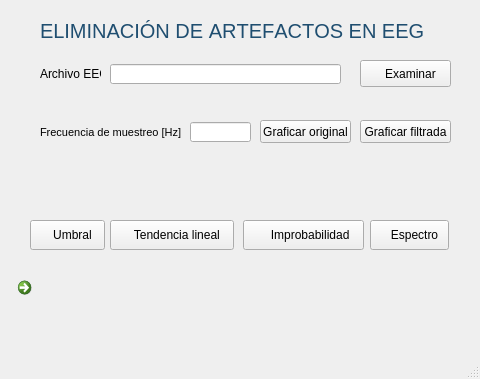
<?xml version="1.0" encoding="UTF-8"?>
<ui version="4.0">
 <class>MainWindow</class>
 <widget class="QMainWindow" name="MainWindow">
  <property name="geometry">
   <rect>
    <x>0</x>
    <y>0</y>
    <width>480</width>
    <height>379</height>
   </rect>
  </property>
  <property name="minimumSize">
   <size>
    <width>480</width>
    <height>379</height>
   </size>
  </property>
  <property name="maximumSize">
   <size>
    <width>480</width>
    <height>379</height>
   </size>
  </property>
  <property name="windowTitle">
   <string>Procesamiento de EEG</string>
  </property>
  <widget class="QWidget" name="centralwidget">
   <widget class="QLabel" name="Titulo">
    <property name="geometry">
     <rect>
      <x>40</x>
      <y>-10</y>
      <width>391</width>
      <height>81</height>
     </rect>
    </property>
    <property name="palette">
     <palette>
      <active>
       <colorrole role="WindowText">
        <brush brushstyle="SolidPattern">
         <color alpha="255">
          <red>31</red>
          <green>78</green>
          <blue>112</blue>
         </color>
        </brush>
       </colorrole>
       <colorrole role="Text">
        <brush brushstyle="SolidPattern">
         <color alpha="255">
          <red>0</red>
          <green>0</green>
          <blue>0</blue>
         </color>
        </brush>
       </colorrole>
      </active>
      <inactive>
       <colorrole role="WindowText">
        <brush brushstyle="SolidPattern">
         <color alpha="255">
          <red>31</red>
          <green>78</green>
          <blue>112</blue>
         </color>
        </brush>
       </colorrole>
       <colorrole role="Text">
        <brush brushstyle="SolidPattern">
         <color alpha="255">
          <red>0</red>
          <green>0</green>
          <blue>0</blue>
         </color>
        </brush>
       </colorrole>
      </inactive>
      <disabled>
       <colorrole role="WindowText">
        <brush brushstyle="SolidPattern">
         <color alpha="255">
          <red>120</red>
          <green>120</green>
          <blue>120</blue>
         </color>
        </brush>
       </colorrole>
       <colorrole role="Text">
        <brush brushstyle="SolidPattern">
         <color alpha="255">
          <red>120</red>
          <green>120</green>
          <blue>120</blue>
         </color>
        </brush>
       </colorrole>
      </disabled>
     </palette>
    </property>
    <property name="font">
     <font>
      <family>SansSerif</family>
      <pointsize>15</pointsize>
      <weight>50</weight>
      <bold>false</bold>
      <kerning>false</kerning>
     </font>
    </property>
    <property name="text">
     <string>ELIMINACIÓN DE ARTEFACTOS EN EEG</string>
    </property>
   </widget>
   <widget class="QPushButton" name="button_file">
    <property name="geometry">
     <rect>
      <x>360</x>
      <y>60</y>
      <width>91</width>
      <height>27</height>
     </rect>
    </property>
    <property name="cursor">
     <cursorShape>PointingHandCursor</cursorShape>
    </property>
    <property name="layoutDirection">
     <enum>Qt::RightToLeft</enum>
    </property>
    <property name="text">
     <string>   Examinar</string>
    </property>
    <property name="icon">
     <iconset>
      <normaloff>folder.png</normaloff>folder.png</iconset>
    </property>
    <property name="iconSize">
     <size>
      <width>20</width>
      <height>20</height>
     </size>
    </property>
   </widget>
   <widget class="QLabel" name="label_background">
    <property name="geometry">
     <rect>
      <x>-500</x>
      <y>-200</y>
      <width>1151</width>
      <height>551</height>
     </rect>
    </property>
    <property name="text">
     <string/>
    </property>
    <property name="pixmap">
     <pixmap>backgroud.png</pixmap>
    </property>
   </widget>
   <widget class="QLabel" name="label_Fs">
    <property name="geometry">
     <rect>
      <x>40</x>
      <y>122</y>
      <width>159</width>
      <height>20</height>
     </rect>
    </property>
    <property name="font">
     <font>
      <pointsize>8</pointsize>
     </font>
    </property>
    <property name="text">
     <string>Frecuencia de muestreo [Hz]</string>
    </property>
   </widget>
   <widget class="QLineEdit" name="in_Fs">
    <property name="geometry">
     <rect>
      <x>190</x>
      <y>122</y>
      <width>61</width>
      <height>20</height>
     </rect>
    </property>
   </widget>
   <widget class="QLabel" name="label_selectMethod">
    <property name="geometry">
     <rect>
      <x>32</x>
      <y>190</y>
      <width>381</width>
      <height>21</height>
     </rect>
    </property>
    <property name="text">
     <string/>
    </property>
   </widget>
   <widget class="QPushButton" name="button_threshold">
    <property name="geometry">
     <rect>
      <x>30</x>
      <y>220</y>
      <width>75</width>
      <height>30</height>
     </rect>
    </property>
    <property name="sizePolicy">
     <sizepolicy hsizetype="Minimum" vsizetype="Maximum">
      <horstretch>0</horstretch>
      <verstretch>0</verstretch>
     </sizepolicy>
    </property>
    <property name="maximumSize">
     <size>
      <width>16777215</width>
      <height>30</height>
     </size>
    </property>
    <property name="cursor">
     <cursorShape>PointingHandCursor</cursorShape>
    </property>
    <property name="layoutDirection">
     <enum>Qt::RightToLeft</enum>
    </property>
    <property name="text">
     <string>   Umbral</string>
    </property>
    <property name="icon">
     <iconset>
      <normaloff>threshold.png</normaloff>threshold.png</iconset>
    </property>
   </widget>
   <widget class="QPushButton" name="button_linear">
    <property name="geometry">
     <rect>
      <x>110</x>
      <y>220</y>
      <width>124</width>
      <height>30</height>
     </rect>
    </property>
    <property name="minimumSize">
     <size>
      <width>0</width>
      <height>24</height>
     </size>
    </property>
    <property name="maximumSize">
     <size>
      <width>16777215</width>
      <height>30</height>
     </size>
    </property>
    <property name="cursor">
     <cursorShape>PointingHandCursor</cursorShape>
    </property>
    <property name="layoutDirection">
     <enum>Qt::RightToLeft</enum>
    </property>
    <property name="text">
     <string>    Tendencia lineal </string>
    </property>
    <property name="icon">
     <iconset>
      <normaloff>linear.png</normaloff>linear.png</iconset>
    </property>
    <property name="iconSize">
     <size>
      <width>19</width>
      <height>19</height>
     </size>
    </property>
   </widget>
   <widget class="QPushButton" name="button_kurtosis">
    <property name="geometry">
     <rect>
      <x>243</x>
      <y>220</y>
      <width>121</width>
      <height>30</height>
     </rect>
    </property>
    <property name="cursor">
     <cursorShape>PointingHandCursor</cursorShape>
    </property>
    <property name="layoutDirection">
     <enum>Qt::RightToLeft</enum>
    </property>
    <property name="text">
     <string>    Improbabilidad</string>
    </property>
    <property name="icon">
     <iconset>
      <normaloff>kurtosis.png</normaloff>kurtosis.png</iconset>
    </property>
    <property name="iconSize">
     <size>
      <width>22</width>
      <height>22</height>
     </size>
    </property>
   </widget>
   <widget class="QPushButton" name="button_spectrum">
    <property name="geometry">
     <rect>
      <x>370</x>
      <y>220</y>
      <width>79</width>
      <height>30</height>
     </rect>
    </property>
    <property name="maximumSize">
     <size>
      <width>16777215</width>
      <height>30</height>
     </size>
    </property>
    <property name="cursor">
     <cursorShape>PointingHandCursor</cursorShape>
    </property>
    <property name="layoutDirection">
     <enum>Qt::RightToLeft</enum>
    </property>
    <property name="inputMethodHints">
     <set>Qt::ImhUrlCharactersOnly</set>
    </property>
    <property name="text">
     <string>   Espectro</string>
    </property>
    <property name="icon">
     <iconset>
      <normaloff>spectrum.png</normaloff>spectrum.png</iconset>
    </property>
   </widget>
   <widget class="QLineEdit" name="field_fileName">
    <property name="geometry">
     <rect>
      <x>110</x>
      <y>64</y>
      <width>231</width>
      <height>20</height>
     </rect>
    </property>
    <property name="font">
     <font>
      <pointsize>7</pointsize>
     </font>
    </property>
    <property name="layoutDirection">
     <enum>Qt::RightToLeft</enum>
    </property>
    <property name="frame">
     <bool>true</bool>
    </property>
    <property name="alignment">
     <set>Qt::AlignLeading|Qt::AlignLeft|Qt::AlignVCenter</set>
    </property>
   </widget>
   <widget class="QLabel" name="label_EEG">
    <property name="geometry">
     <rect>
      <x>40</x>
      <y>64</y>
      <width>61</width>
      <height>20</height>
     </rect>
    </property>
    <property name="text">
     <string>Archivo EEG</string>
    </property>
   </widget>
   <widget class="QPushButton" name="button_graph">
    <property name="geometry">
     <rect>
      <x>260</x>
      <y>120</y>
      <width>91</width>
      <height>23</height>
     </rect>
    </property>
    <property name="cursor">
     <cursorShape>PointingHandCursor</cursorShape>
    </property>
    <property name="text">
     <string>Graficar original</string>
    </property>
   </widget>
   <widget class="QPushButton" name="button_graphfilter">
    <property name="geometry">
     <rect>
      <x>360</x>
      <y>120</y>
      <width>91</width>
      <height>23</height>
     </rect>
    </property>
    <property name="cursor">
     <cursorShape>PointingHandCursor</cursorShape>
    </property>
    <property name="text">
     <string>Graficar filtrada</string>
    </property>
   </widget>
   <widget class="QLabel" name="label_warningFs">
    <property name="geometry">
     <rect>
      <x>39</x>
      <y>140</y>
      <width>211</width>
      <height>16</height>
     </rect>
    </property>
    <property name="palette">
     <palette>
      <active>
       <colorrole role="WindowText">
        <brush brushstyle="SolidPattern">
         <color alpha="255">
          <red>255</red>
          <green>0</green>
          <blue>0</blue>
         </color>
        </brush>
       </colorrole>
      </active>
      <inactive>
       <colorrole role="WindowText">
        <brush brushstyle="SolidPattern">
         <color alpha="255">
          <red>255</red>
          <green>0</green>
          <blue>0</blue>
         </color>
        </brush>
       </colorrole>
      </inactive>
      <disabled>
       <colorrole role="WindowText">
        <brush brushstyle="SolidPattern">
         <color alpha="255">
          <red>120</red>
          <green>120</green>
          <blue>120</blue>
         </color>
        </brush>
       </colorrole>
      </disabled>
     </palette>
    </property>
    <property name="font">
     <font>
      <pointsize>7</pointsize>
     </font>
    </property>
    <property name="text">
     <string/>
    </property>
   </widget>
   <widget class="QCommandLinkButton" name="button_guide">
    <property name="geometry">
     <rect>
      <x>10</x>
      <y>270</y>
      <width>61</width>
      <height>61</height>
     </rect>
    </property>
    <property name="cursor">
     <cursorShape>PointingHandCursor</cursorShape>
    </property>
    <property name="layoutDirection">
     <enum>Qt::RightToLeft</enum>
    </property>
    <property name="autoFillBackground">
     <bool>false</bool>
    </property>
    <property name="text">
     <string/>
    </property>
    <property name="icon">
     <iconset>
      <normaloff>manual.png</normaloff>manual.png</iconset>
    </property>
    <property name="iconSize">
     <size>
      <width>50</width>
      <height>50</height>
     </size>
    </property>
    <property name="checkable">
     <bool>false</bool>
    </property>
   </widget>
   <zorder>label_background</zorder>
   <zorder>Titulo</zorder>
   <zorder>label_selectMethod</zorder>
   <zorder>button_file</zorder>
   <zorder>label_Fs</zorder>
   <zorder>in_Fs</zorder>
   <zorder>button_threshold</zorder>
   <zorder>button_linear</zorder>
   <zorder>button_kurtosis</zorder>
   <zorder>button_spectrum</zorder>
   <zorder>field_fileName</zorder>
   <zorder>label_EEG</zorder>
   <zorder>button_graph</zorder>
   <zorder>button_graphfilter</zorder>
   <zorder>label_warningFs</zorder>
   <zorder>button_guide</zorder>
  </widget>
  <widget class="QMenuBar" name="menubar">
   <property name="geometry">
    <rect>
     <x>0</x>
     <y>0</y>
     <width>480</width>
     <height>21</height>
    </rect>
   </property>
  </widget>
  <widget class="QStatusBar" name="statusbar"/>
 </widget>
 <tabstops>
  <tabstop>field_fileName</tabstop>
  <tabstop>button_file</tabstop>
  <tabstop>in_Fs</tabstop>
  <tabstop>button_graph</tabstop>
  <tabstop>button_graphfilter</tabstop>
  <tabstop>button_threshold</tabstop>
  <tabstop>button_linear</tabstop>
  <tabstop>button_kurtosis</tabstop>
  <tabstop>button_spectrum</tabstop>
  <tabstop>button_guide</tabstop>
 </tabstops>
 <resources/>
 <connections/>
</ui>
